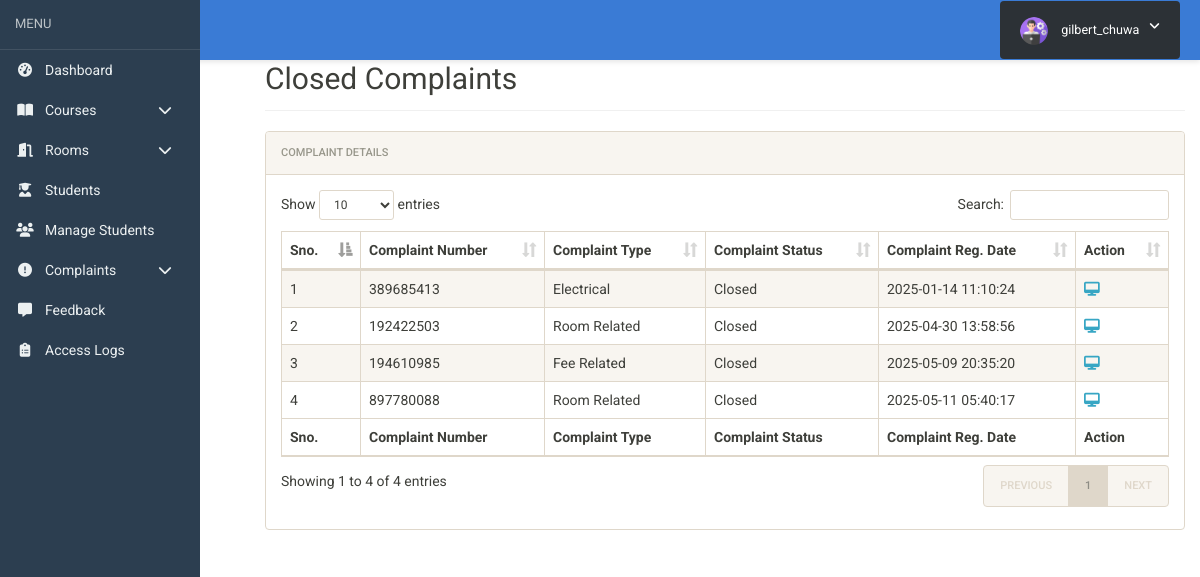
The app's page /hostel/admin/closed-complaints.php (signed in) with its own data.
### tables this page shows
CREATE TABLE `complaints` (
  `id` int(11) NOT NULL,
  `ComplainNumber` bigint(12) DEFAULT NULL,
  `userId` int(11) DEFAULT NULL,
  `complaintType` varchar(255) DEFAULT NULL,
  `complaintDetails` mediumtext DEFAULT NULL,
  `complaintDoc` varchar(255) DEFAULT NULL,
  `complaintStatus` varchar(255) DEFAULT NULL,
  `registrationDate` timestamp NULL DEFAULT current_timestamp()
);

### hostel/admin/closed-complaints.php (the view, shortened to what this page needs)
<?php
include('includes/checklogin.php');
?>
<!doctype html>
<html lang="en" class="no-js">
<head>
	<link rel="stylesheet" href="css/font-awesome.min.css">
	<link rel="stylesheet" href="css/bootstrap.min.css">
	<link rel="stylesheet" href="css/dataTables.bootstrap.min.css">
	<link rel="stylesheet" href="css/bootstrap-social.css">
	<link rel="stylesheet" href="css/bootstrap-select.css">
	<link rel="stylesheet" href="css/fileinput.min.css">
	<link rel="stylesheet" href="css/awesome-bootstrap-checkbox.css">
	<link rel="stylesheet" href="css/style.css">
</head>
<body>
	<?php include('includes/header.php');?>
	<div class="ts-main-content">
			<?php include('includes/sidebar.php');?>
		<div class="content-wrapper">
			<div class="container-fluid">
				<div class="row">
					<div class="col-md-12">
						<h2 class="page-title" style="margin-top:4%">Closed Complaints</h2>
						<div class="panel panel-default">
							<div class="panel-heading">Complaint Details</div>
							<div class="panel-body">
								<table id="zctb" class="display table table-striped table-bordered table-hover" cellspacing="0" width="100%">
									<thead>
										<tr>
											<th>Sno.</th>
											<th>Complaint Number</th>
											<th>Complaint Type</th>
											<th>Complaint Status</th>
											<th>Complaint Reg. Date</th>
											<th>Action</th>
										</tr>
									</thead>
									<tfoot>
										<tr>
											<th>Sno.</th>
											<th>Complaint Number</th>
											<th>Complaint Type</th>
											<th>Complaint Status</th>
											<th>Complaint Reg. Date</th>
											<th>Action</th>
										</tr>
									</tfoot>
									<tbody>
<?php
$ret="select * from complaints where complaintStatus='Closed'";
$stmt= $mysqli->prepare($ret) ;
$stmt->execute() ;
$res=$stmt->get_result();
$cnt=1;
while($row=$res->fetch_object())
	  {
	  	?>
<tr><td><?php echo $cnt;;?></td>
<td><?php echo $row->ComplainNumber;?></td>
<td><?php echo $row->complaintType;?></td>
<td><?php $cstatus=$row->complaintStatus;
if($cstatus==''):
	echo "New";
else:
echo $cstatus;
endif;
?></td>
<td><?php echo $row->registrationDate;?></td>
<td>
<a href="complaint-details.php?cid=<?php echo $row->id;?>" title="View Full Details"><i class="fa fa-desktop"></i></a>&nbsp;&nbsp;
</td>
										</tr>
									<?php
$cnt=$cnt+1;
									 } ?>
									</tbody>
								</table>
							</div>
						</div>
					</div>
				</div>
			</div>
		</div>
	</div>
</body>
</html>

### hostel/admin/css/style.css (style rules this page uses)
html { font-size: 14px; }
@media only screen and (min-width: 480px) { html { font-size: 17px; } }
@media only screen and (min-width: 768px) { html { font-size: 14px; } }
body { font-size: 1em; }
a { color: #37a6c4; }
.panel { overflow: hidden; }
.page-title { padding-bottom: 15px; margin-bottom: 20px; border-bottom: 1px solid #f0f0f0; }
.ts-main-content .content-wrapper { padding-top: 15px; margin-top: 10px; }
@media only screen and (min-width: 992px) { .ts-main-content .content-wrapper { margin-left: 250px; } }

### records on screen
complaints: ComplainNumber "389685413", complaintType "Electrical", complaintStatus "Closed", registrationDate "2025-01-14 11:10:24"
complaints: ComplainNumber "192422503", complaintType "Room Related", complaintStatus "Closed", registrationDate "2025-04-30 13:58:56"
complaints: ComplainNumber "194610985", complaintType "Fee Related", complaintStatus "Closed", registrationDate "2025-05-09 20:35:20"
complaints: ComplainNumber "897780088", complaintType "Room Related", complaintStatus "Closed", registrationDate "2025-05-11 05:40:17"

### other values on screen
$_SESSION['username'] "gilbert_chuwa"
